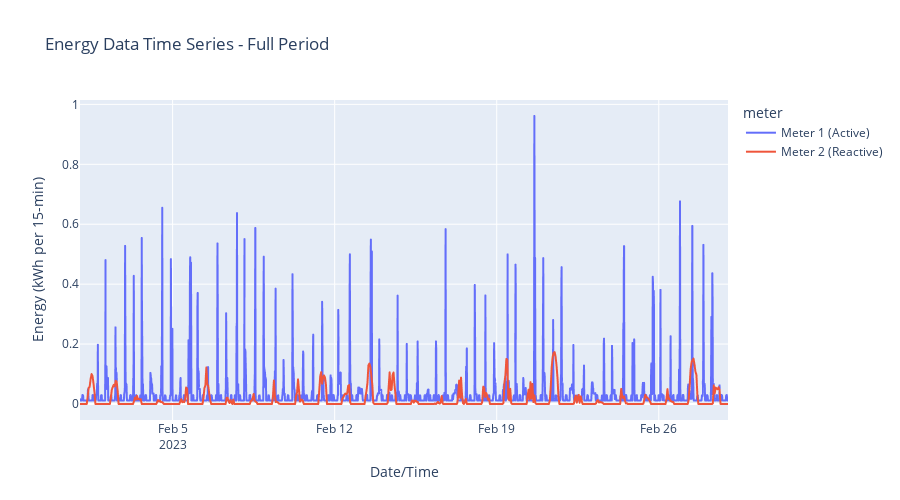

The notebook cell saved with this chart:
### Markdown cell above
## Section 3: Visualization

### Code cell
# Raw time series visualization
# Each 'reading' is the energy (kWh) consumed/produced in that 15-minute interval
fig = px.line(
    df_combined, 
    x='timestamp', 
    y='reading',
    color='meter',
    title='Energy Data Time Series - Full Period',
    labels={'reading': 'Energy (kWh per 15-min)', 'timestamp': 'Date/Time'}
)
fig.update_layout(height=500)
fig.show()

### Figure 1 — Plotly figure (JSON) as saved in the notebook; plotly's stock layout.template omitted (floating-point values rounded to 4 significant figures; data arrays with more than 128 entries replaced by an {"elided": "..."} marker saying what was removed)
{"data": [{"hovertemplate": "meter=Meter 1 (Active)<br>Date/Time=%{x}<br>Energy (kWh per 15-min)=%{y}<extra></extra>", "legendgroup": "Meter 1 (Active)", "line": {"color": "#636efa", "dash": "solid"}, "marker": {"symbol": "circle"}, "mode": "lines", "name": "Meter 1 (Active)", "showlegend": true, "type": "scattergl", "x": {"elided": "2688 str values"}, "xaxis": "x", "y": {"elided": "2688 float values"}, "yaxis": "y"}, {"hovertemplate": "meter=Meter 2 (Reactive)<br>Date/Time=%{x}<br>Energy (kWh per 15-min)=%{y}<extra></extra>", "legendgroup": "Meter 2 (Reactive)", "line": {"color": "#EF553B", "dash": "solid"}, "marker": {"symbol": "circle"}, "mode": "lines", "name": "Meter 2 (Reactive)", "showlegend": true, "type": "scattergl", "x": {"elided": "2688 str values"}, "xaxis": "x", "y": {"elided": "2688 float values"}, "yaxis": "y"}], "layout": {"height": 500, "legend": {"title": {"text": "meter"}, "tracegroupgap": 0}, "title": {"text": "Energy Data Time Series - Full Period"}, "xaxis": {"anchor": "y", "domain": [0, 1], "title": {"text": "Date/Time"}}, "yaxis": {"anchor": "x", "domain": [0, 1], "title": {"text": "Energy (kWh per 15-min)"}}}}
